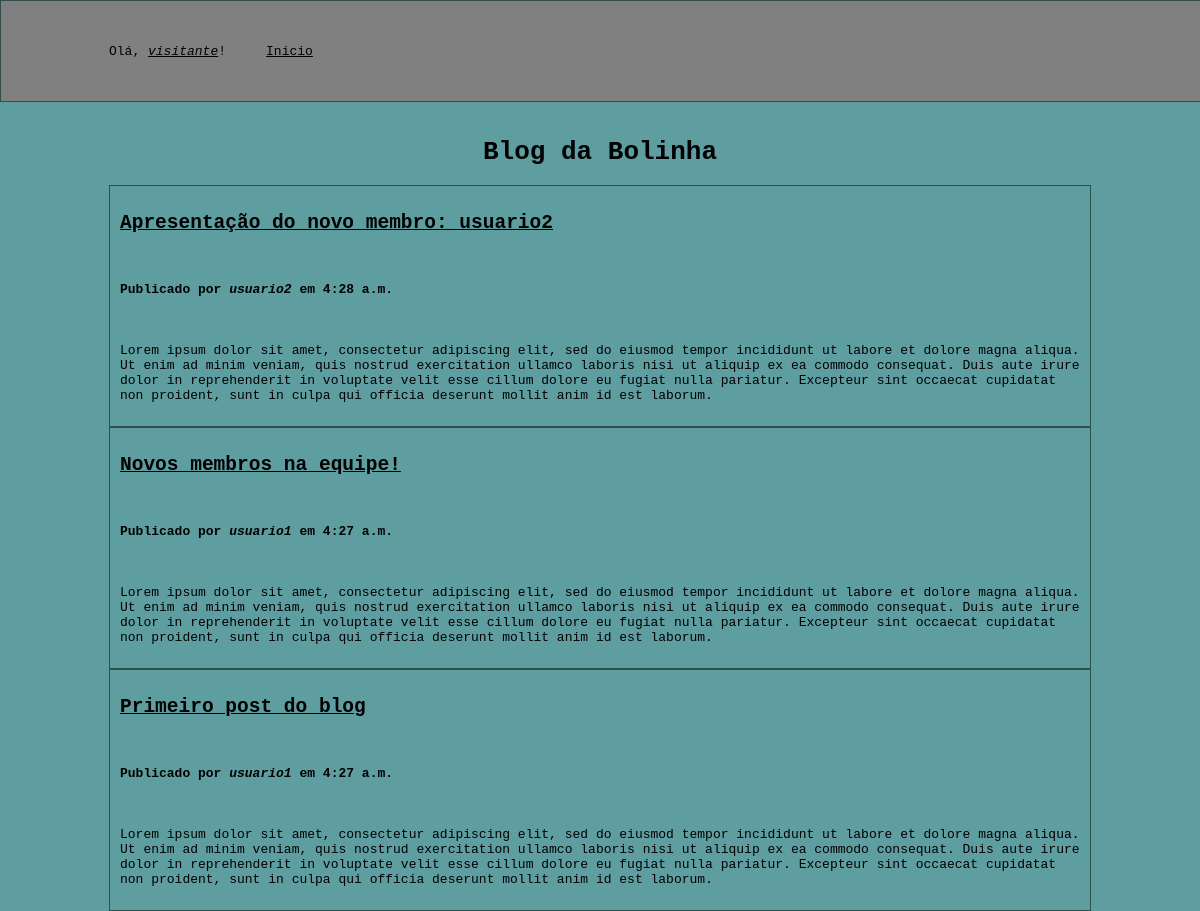
The app's page /posts/allposts, older data.
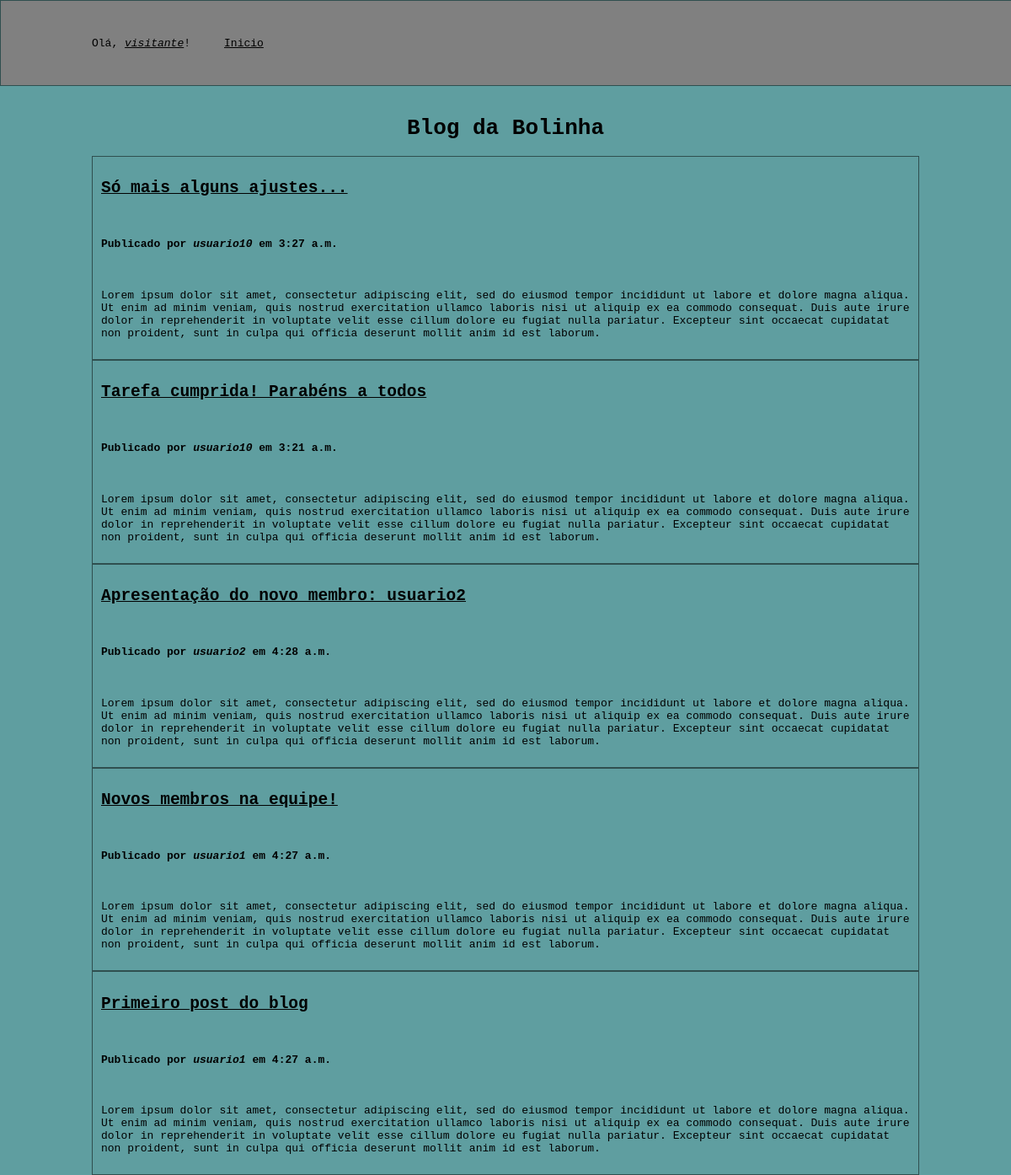
The same page, newer data.
### posts/models.py (models this page shows, shortened)
class Post(models.Model):
    author = models.ForeignKey(User, related_name='user_posts', verbose_name="Autor", on_delete=models.PROTECT)
    title = models.CharField(verbose_name="Título", max_length=150)
    text = models.TextField(verbose_name="Texto", blank=False)
    post_date = models.TimeField(verbose_name="Data da postagem", auto_now_add=True, editable=False)
    last_edit = models.TimeField(verbose_name="Ultima edição", auto_now=True, editable=False)

### users/models.py (models this page shows)
class User(AbstractUser):
    username = models.CharField(verbose_name="Nome de usuário", max_length=50, unique=True)
    email = models.EmailField(verbose_name="E-mail", max_length=150, unique=True)
    password = models.CharField(verbose_name="Senha", max_length=50)
    first_name = models.CharField(editable=False, max_length=10)
    last_name = models.CharField(editable=False, max_length=10)
    is_staff = models.BooleanField(default=True, editable=False)
    is_superuser = models.BooleanField(default=False, editable=False)
    def __str__(self):
        return self.username

### posts/views.py (the view)
# urls.py: path("allposts", PostListView.as_view(), name="allposts"),
class PostListView(generic.ListView):
    model = Post
    context_object_name = 'posts'
    template_name = 'posts/allposts.html'

### templates/posts/allposts.html (shortened to what this page needs)
<!DOCTYPE html>
<html>
    <head>
    </head>
    <body>
        <div id="navbar">
            <p>Olá,
            {% if request.user.is_authenticated %}
                <a href="{% url 'users:details' request.user.pk %}"><i>{{request.user}}</i></a>!
            {% else %}
                <a href="{% url 'users:login' %}"><i>visitante</i></a>!
            {% endif %}
            </p>
            <p><a href="{% url 'posts:index' %}">Inicio</a></p>
        </div>
        <div id="conteudo">
            <h1 class="conteudo">Blog da Bolinha</h1>
            <div class="conteudo">
            {% for post in posts %}
                <div class="postagem">
                    <a href="{% url 'posts:detail' post.pk %}"><h2>{{post.title}}</h2></a>
                    <br>
                    <h4>Publicado por <i>{{post.author}}</i> em {{post.post_date}}</h4><br>
                    <p>{{post.text}}</p>
                </div>
            {% endfor %}
            </div>
        </div>
    </body>
</html>

### templates/posts/allposts.html (style rules this page uses)
body { font-family: monospace; background-color: cadetblue; margin: 0; display: flex; flex-direction: column; justify-content: center; }
#navbar { width: 100%; height: 10vh; border: 1px solid darkslategray; background-color: gray; padding: 10px 0px 10px 9vw; top: 0; position: fixed; display: flex; align-items: center; }
#navbar p { padding-right: 5vh; }
a { color: black; }
#conteudo { padding-top: 15vh; }
.conteudo { display: flex; flex-direction: column-reverse; align-items: center; }
.postagem { width: 80%; border: 1px solid darkslategray; padding: 10px 10px 10px 10px; }

Row changes from the older to the newer data that the page shows:
added Post: title "Tarefa cumprida! Parabéns a todos", author "usuario10", post_date "3:21 a.m.", text "Lorem ipsum dolor sit amet, consectetur adipiscing elit, sed do eiusmod tempor incididunt ut labore et dolore magna aliqua. Ut enim ad minim veniam, quis nostrud exercitation ullamco laboris nisi ut aliquip ex ea commodo consequat. Duis aute irure dolor in reprehenderit in voluptate velit esse cillum dolore eu fugiat nulla pariatur. Excepteur sint occaecat cupidatat non proident, sunt in culpa qui officia deserunt mollit anim id est laborum."
added Post: title "Só mais alguns ajustes...", author "usuario10", post_date "3:27 a.m.", text "Lorem ipsum dolor sit amet, consectetur adipiscing elit, sed do eiusmod tempor incididunt ut labore et dolore magna aliqua. Ut enim ad minim veniam, quis nostrud exercitation ullamco laboris nisi ut aliquip ex ea commodo consequat. Duis aute irure dolor in reprehenderit in voluptate velit esse cillum dolore eu fugiat nulla pariatur. Excepteur sint occaecat cupidatat non proident, sunt in culpa qui officia deserunt mollit anim id est laborum."
